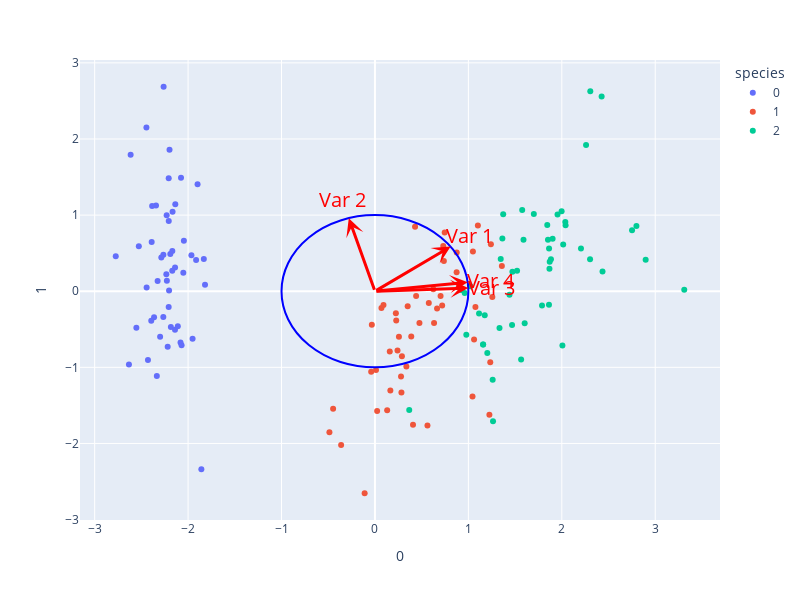

The notebook cell this image was saved under:
### Code cell
add_correlation_circle(fig, 
                       coeffs=pca.components_, 
                       texts=[f"Var {i}" for i in range(1,5)], 
                       normalization=True,
                       add_circle=True)

### Figure 1 — Plotly figure (JSON) as saved in the notebook; plotly's stock layout.template omitted (floating-point values rounded to 4 significant figures)
{"data": [{"hovertemplate": "species=0<br>0=%{x}<br>1=%{y}<extra></extra>", "legendgroup": "0", "marker": {"color": "#636efa", "symbol": "circle"}, "mode": "markers", "name": "0", "orientation": "v", "showlegend": true, "type": "scatter", "x": [-2.265, -2.081, -2.364, -2.299, -2.39, -2.076, -2.444, -2.233, -2.335, -2.184, -2.166, -2.326, -2.218, -2.633, -2.199, -2.262, -2.208, -2.19, -1.899, -2.343, -1.914, -2.207, -2.774, -1.819, -2.227, -1.952, -2.051, -2.169, -2.14, -2.265, -2.14, -1.832, -2.615, -2.446, -2.11, -2.208, -2.045, -2.527, -2.43, -2.17, -2.286, -1.858, -2.554, -1.964, -2.137, -2.07, -2.385, -2.394, -2.229, -2.204], "xaxis": "x", "y": [0.48, -0.6741, -0.3419, -0.5974, 0.6468, 1.489, 0.04764, 0.2231, -1.115, -0.469, 1.044, 0.1331, -0.7287, -0.9615, 1.86, 2.686, 1.484, 0.4888, 1.405, 1.128, 0.4089, 0.9241, 0.4583, 0.08556, 0.1373, -0.6256, 0.2422, 0.5271, 0.3132, -0.3377, -0.5045, 0.4237, 1.794, 2.151, -0.4602, -0.2061, 0.6616, 0.5923, -0.9042, 0.2689, 0.4417, -2.337, -0.4791, 0.4723, 1.142, -0.7111, 1.12, -0.3862, 0.998, 0.009216], "yaxis": "y"}, {"hovertemplate": "species=1<br>0=%{x}<br>1=%{y}<extra></extra>", "legendgroup": "1", "marker": {"color": "#EF553B", "symbol": "circle"}, "mode": "markers", "name": "1", "orientation": "v", "showlegend": true, "type": "scatter", "x": [1.102, 0.7313, 1.241, 0.4075, 1.075, 0.3887, 0.7465, -0.4873, 0.9279, 0.01143, -0.1102, 0.4407, 0.5621, 0.7196, -0.03335, 0.8754, 0.3503, 0.1588, 1.225, 0.1649, 0.7377, 0.4763, 1.234, 0.6329, 0.7027, 0.8743, 1.257, 1.358, 0.6648, -0.04026, 0.1308, 0.02345, 0.2415, 1.061, 0.224, 0.4291, 1.049, 1.045, 0.06959, 0.2835, 0.2791, 0.6246, 0.3365, -0.3622, 0.2886, 0.09136, 0.2277, 0.5764, -0.4477, 0.2567], "xaxis": "x", "y": [0.863, 0.5946, 0.6163, -1.754, -0.2084, -0.5933, 0.773, -1.852, 0.03223, -1.034, -2.654, -0.0633, -1.765, -0.1862, -0.439, 0.5091, -0.1963, -0.7921, -1.622, -1.303, 0.3966, -0.4173, -0.9333, -0.4164, -0.06341, 0.2508, -0.07726, 0.3313, -0.2259, -1.059, -1.562, -1.572, -0.7773, -0.6338, -0.2878, 0.8456, 0.5221, -1.383, -0.2195, -1.329, -1.12, 0.02492, -0.9884, -2.019, -0.8557, -0.1812, -0.3849, -0.1549, -1.544, -0.5989], "yaxis": "y"}, {"hovertemplate": "species=2<br>0=%{x}<br>1=%{y}<extra></extra>", "legendgroup": "2", "marker": {"color": "#00cc96", "symbol": "circle"}, "mode": "markers", "name": "2", "orientation": "v", "showlegend": true, "type": "scatter", "x": [1.845, 1.158, 2.205, 1.44, 1.868, 2.752, 0.367, 2.302, 2.007, 2.26, 1.364, 1.603, 1.884, 1.26, 1.468, 1.59, 1.471, 2.426, 3.311, 1.264, 2.038, 0.978, 2.898, 1.333, 1.701, 1.954, 1.175, 1.021, 1.788, 1.864, 2.436, 2.305, 1.863, 1.114, 1.202, 2.799, 1.576, 1.346, 0.9248, 1.852, 2.015, 1.902, 1.158, 2.041, 1.998, 1.871, 1.565, 1.521, 1.373, 0.9607], "xaxis": "x", "y": [0.8704, -0.6989, 0.562, -0.04699, 0.295, 0.8004, -1.562, 0.4201, -0.7114, 1.921, 0.6928, -0.4217, 0.4192, -1.162, -0.4423, 0.6762, 0.2556, 2.557, 0.01778, -1.707, 0.9105, -0.5718, 0.4136, -0.4818, 1.014, 1.008, -0.3164, 0.06435, -0.1874, 0.5623, 0.2593, 2.626, -0.1785, -0.2929, -0.8113, 0.8568, 1.069, 0.4224, 0.01722, 0.6761, 0.6139, 0.6896, -0.6989, 0.8675, 1.049, 0.387, -0.8967, 0.2691, 1.011, -0.02433], "yaxis": "y"}], "layout": {"annotations": [{"arrowcolor": "red", "arrowhead": 3, "arrowsize": 1, "arrowwidth": 3, "ax": 0, "axref": "x", "ay": 0, "ayref": "y", "showarrow": true, "text": "", "x": 0.8099, "xref": "x", "y": 0.5866, "yref": "y"}, {"font": {"color": "red", "size": 20}, "showarrow": false, "text": "Var 1", "x": 1.012, "y": 0.7333}, {"arrowcolor": "red", "arrowhead": 3, "arrowsize": 1, "arrowwidth": 3, "ax": 0, "axref": "x", "ay": 0, "ayref": "y", "showarrow": true, "text": "", "x": -0.2801, "xref": "x", "y": 0.96, "yref": "y"}, {"font": {"color": "red", "size": 20}, "showarrow": false, "text": "Var 2", "x": -0.3501, "y": 1.2}, {"arrowcolor": "red", "arrowhead": 3, "arrowsize": 1, "arrowwidth": 3, "ax": 0, "axref": "x", "ay": 0, "ayref": "y", "showarrow": true, "text": "", "x": 0.9991, "xref": "x", "y": 0.04216, "yref": "y"}, {"font": {"color": "red", "size": 20}, "showarrow": false, "text": "Var 3", "x": 1.249, "y": 0.0527}, {"arrowcolor": "red", "arrowhead": 3, "arrowsize": 1, "arrowwidth": 3, "ax": 0, "axref": "x", "ay": 0, "ayref": "y", "showarrow": true, "text": "", "x": 0.9931, "xref": "x", "y": 0.1177, "yref": "y"}, {"font": {"color": "red", "size": 20}, "showarrow": false, "text": "Var 4", "x": 1.241, "y": 0.1471}], "height": 600, "legend": {"title": {"text": "species"}, "tracegroupgap": 0}, "margin": {"t": 60}, "shapes": [{"line": {"color": "blue"}, "type": "circle", "x0": -1, "x1": 1, "xref": "x", "y0": -1, "y1": 1, "yref": "y"}], "width": 800, "xaxis": {"anchor": "y", "domain": [0, 1], "title": {"text": "0"}}, "yaxis": {"anchor": "x", "domain": [0, 1], "title": {"text": "1"}}}}
